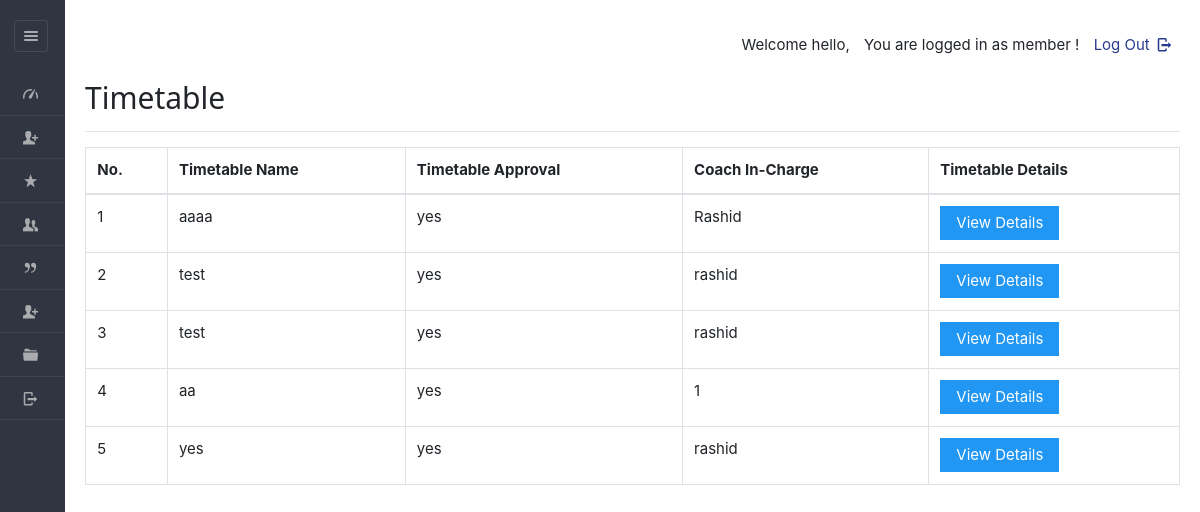
Before: /dashboard/admin/viewroutine.php (signed in) with the older database file.
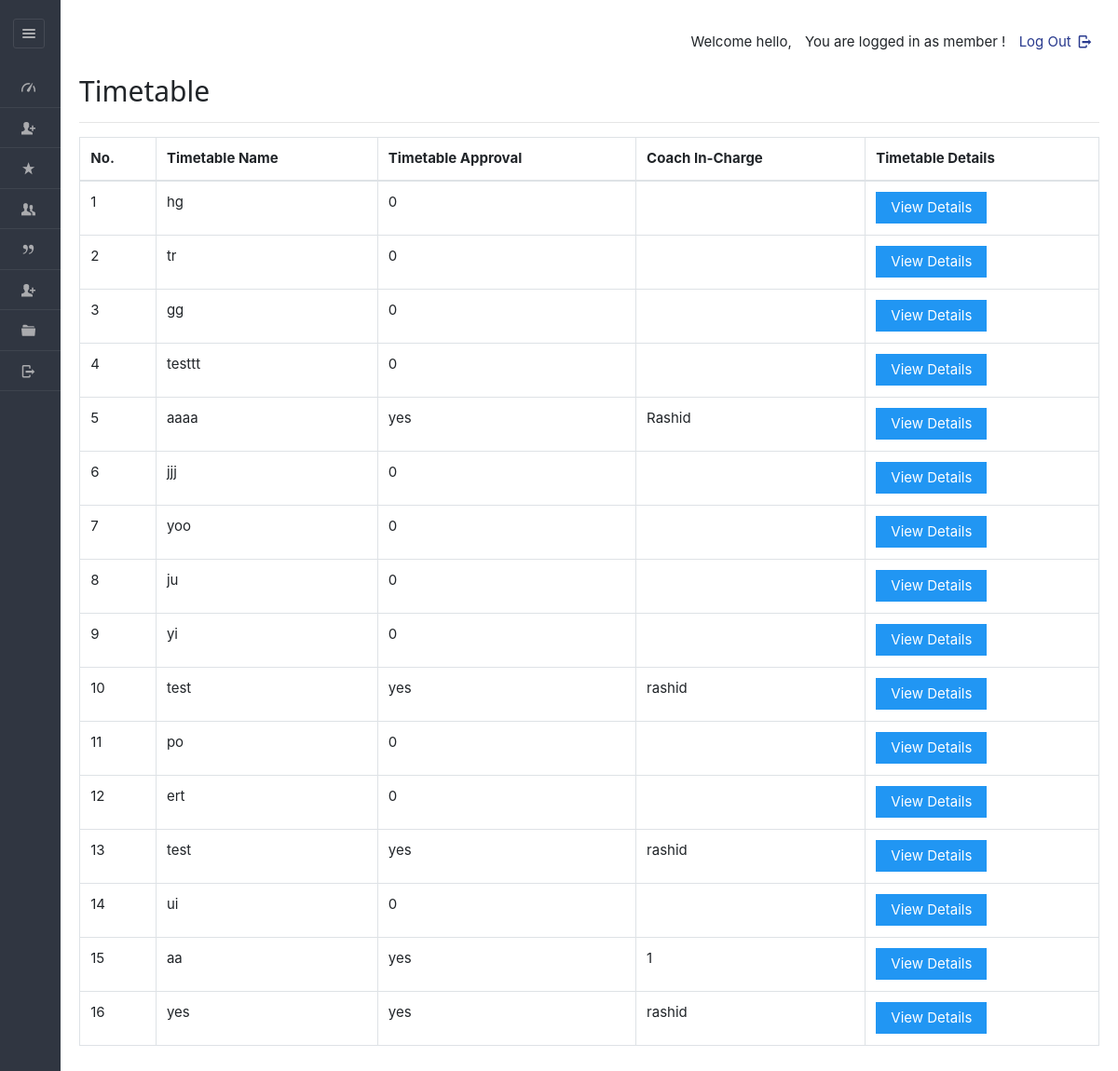
After: the same page with the newer database file.
### tables this page shows
CREATE TABLE IF NOT EXISTS `sports_timetable` (
  `tid` varchar(45) NOT NULL,
  `planid` varchar(50) DEFAULT NULL,
  `staffid` varchar(50) DEFAULT NULL,
  `tname` varchar(45) NOT NULL,
  `hasApproved` varchar(10) NOT NULL,
  PRIMARY KEY (`tid`)
);

### dashboard/admin/viewroutine.php (the view, shortened to what this page needs)
<!DOCTYPE html>
<html lang="en">
<head>
	<link rel="stylesheet" href="../../css/style.css"  id="style-resource-5">
    <link rel="stylesheet" href="../../css/dashMain.css">
    <link rel="stylesheet" type="text/css" href="../../css/entypo.css">
	<link href="a1style.css" rel="stylesheet" type="text/css">
	<link rel="stylesheet" href="../../css/bootstrap.min.css">
	<link rel="stylesheet" href="../../css/dashboard/sidebar.css">
</head>
     <body class="page-body  page-fade" onload="collapseSidebar()">
    	<div class="page-container sidebar-collapsed" id="navbarcollapse">
		<div class="sidebar-menu">
			<header class="logo-env">
					<div class="sidebar-collapse" onclick="collapseSidebar()">
				<a href="#" class="sidebar-collapse-icon with-animation">
					<i class="entypo-menu"></i>
				</a>
			</div>
			</header>
    		<?php include('nav.php'); ?>
    	</div>
    		<div class="main-content">
				<div class="row">
					<div class="col-md-6 col-sm-8 clearfix">
					</div>
					<div class="col-md-6 col-sm-4 clearfix hidden-xs">
						<ul class="list-inline links-list pull-right">
							<li>
								<a href="logout.php">
									Log Out <i class="entypo-logout right"></i>
								</a>
							</li>
						</ul>
					</div>
				</div>
			<h2>Timetable</h2>
		<hr />
		<table class="table table-bordered datatable" id="table-1" border=1>
				<tr>
					<th>No.</th>
					<th>Timetable Name</th>
					<th>Timetable Approval</th>
					<th>Coach In-Charge</th>
					<th>Timetable Details</th>
				</tr>
				<tbody>
				<?php
					$query  = "select * from sports_timetable";
					$result = mysqli_query($con, $query);
					$sno    = 1;
					if (mysqli_affected_rows($con) != 0)
					{
					    while ($row = mysqli_fetch_array($result, MYSQLI_ASSOC))
						{
					                echo "<tr><td>".$sno."</td>";
					                echo "<td>" . $row['tname'] . "</td>";
									echo "<td>" . $row['hasApproved'] . "</td>";
									echo "<td>" . $row['staffid'] . "</td>";
					                $sno++;
					              echo '<td><a href="viewdetailroutine.php?id='.$row['tid'].'"><input type="button" class="a1-btn a1-blue" value="View Details" ></a></td></tr>';
					    }
					}
					?>
				</tbody>
		</table>
    	</div>
    </body>
</html>

### dashboard/admin/nav.php
<ul id="main-menu" class="" >
    <li id="dash"><a href="index.php"><i class="entypo-gauge"></i><span>Dashboard</span></a></li>
	<li id="regis"><a href="new_entry.php"><i class="entypo-user-add"></i><span>New Registration</span></a>
	<li id="paymnt"><a href="payments.php"><i class="entypo-star"></i><span>Payments</span></a></li>
			<li class="active">
				<a href="view_mem.php"><i class="entypo-users"></i><span>Members</span></a></li>
<li><a href="view_plan.php"><i class="entypo-quote"></i><span>Event Planning</span></a></li>
	 <li id="health_status"><a href="new_health_status.php"><i class="entypo-user-add"></i><span>Health Status</span></a>
	<li id="adminprofile"><a href="more-userprofile.php"><i class="entypo-folder"></i><span>Profile</span></a></li>
	<li><a href="logout.php"><i class="entypo-logout"></i><span>Logout</span></a></li>
</ul>

### css/style.css (style rules this page uses)
html { font-size: 62.5%; font-family: sans-serif; }
div { display: block; }
body { font-family: "Noto Sans", sans-serif, "Helvetica Neue", Helvetica, Arial, sans-serif; font-size: 12px; line-height: 1.428571429; display: block; margin: 0; }
*, *:before, *:after { box-sizing: border-box; }
a { text-decoration: none; background: transparent; }
input, button, select, textarea { font-family: inherit; font-size: inherit; line-height: inherit; }
button, input { line-height: normal; }
button, input, select, textarea { font-family: inherit; font-size: 100%; margin: 0; }
input { background-color: white; cursor: text; padding: 1px; border-width: 2px; border-style: inset; border-color: initial; border-image: initial; }
input, textarea, select, button { text-rendering: auto; color: initial; letter-spacing: normal; word-spacing: normal; text-transform: none; text-indent: 0px; text-shadow: none; display: inline-block; text-align: start; margin: 0em; font: 400 13.3333px Arial; }
button, html input[type="button"], input[type="reset"], input[type="submit"] { cursor: pointer; }
a { color: #373e4a; text-decoration: none; }
a { background: transparent; }
a { color: #373e4a; }
.page-container { position: relative; padding-left: 280px; }
.page-container .sidebar-menu { position: absolute; width: 280px; top: 0; left: 0; bottom: 0; background: #303641; color: #aaabae; z-index: 1; min-height: 796px; box-sizing: border-box; }
.page-container .sidebar-menu .logo-env { width: 100%; padding: 35px; padding-bottom: 10px; box-sizing: border-box; }
.page-container.sidebar-collapsed { padding-left: 65px; }
.page-container.sidebar-collapsed .sidebar-menu { z-index: 4; width: 65px; }
.page-container.sidebar-collapsed .sidebar-menu .logo-env { display: block; padding: 20px; }
.page-container .sidebar-menu .logo-env:before, .page-container .sidebar-menu .logo-env:after { content: " "; display: table; }
.page-container .sidebar-menu .logo-env > div { display: block; vertical-align: middle; white-space: nowrap; float: left; }
.page-container .sidebar-menu .logo-env > div > a { display: inline-block; color: #aaabae; }
.page-container.sidebar-collapsed .sidebar-menu .logo-env > div.sidebar-collapse { display: block; padding: 0; left: 3px; }
.page-container .sidebar-menu .logo-env > div.sidebar-collapse, .page-container .sidebar-menu .logo-env > div.sidebar-mobile-menu { position: relative; float: right; }
.page-container .sidebar-menu .logo-env > div.sidebar-collapse a, .page-container .sidebar-menu .logo-env > div.sidebar-mobile-menu a { display: inline-block; border: 1px solid #454a54; text-align: center; padding: 0; line-height: 1; font-size: 20px; font-weight: 300; padding: 5px 2px; background-clip: padding-box; border-radius: 3px; transition: all 200ms ease-in-out; }
.page-container .sidebar-menu .logo-env:after { clear: both; }
.page-container .sidebar-menu #main-menu { list-style: none; margin: 0; padding: 0; margin-bottom: 20px; }
ul, ol { margin-top: 0; margin-bottom: 8.5px; }
ul, menu, dir { display: block; list-style-type: disc; }
.page-container .sidebar-menu #main-menu li { position: relative; margin: 0; font-size: 12px; border-bottom: 1px solid rgba(69, 74, 84, 0.7); }
li { display: list-item; }
.page-container .sidebar-menu #main-menu li a { position: relative; display: block; padding: 10px 20px; color: #aaabae; z-index: 2; transition: color 250ms ease-in-out, background-color 250ms ease-in-out; }
.page-container .sidebar-menu #main-menu li a i { top: 1px; }
.page-container .sidebar-menu #main-menu li i { position: relative; font-size: 15px; margin-right: 5px; }
i, cite, em, var, address, dfn { font-style: italic; }

### css/entypo.css (style rules this page uses)
[class^="entypo-"]:before, [class*=" entypo-"]:before { font-family: "entypo"; font-style: normal; font-weight: normal; speak: none; display: inline-block; text-decoration: inherit; width: 1em; margin-right: .2em; text-align: center; font-variant: normal; text-transform: none; line-height: 1em; margin-left: .2em; }
.entypo-star:before { content: '\e808'; }
.entypo-users:before { content: '\e80b'; }
.entypo-user-add:before { content: '\e80c'; }
.entypo-menu:before { content: '\e811'; }
.entypo-quote:before { content: '\e833'; }
.entypo-folder:before { content: '\e850'; }
.entypo-logout:before { content: '\e85d'; }
.entypo-gauge:before { content: '\e8de'; }

### css/dashboard/sidebar.css (style rules this page uses)
.page-container { display: flex; min-height: 100vh; }
.sidebar-menu { width: 250px; background-color: #2b303a; color: #ffffff; }
.main-content { flex-grow: 1; padding: 20px; }

Changed rows visible on the page:
added sports_timetable: tname "hg", hasApproved "0"
added sports_timetable: tname "tr", hasApproved "0"
added sports_timetable: tname "gg", hasApproved "0"
added sports_timetable: tname "testtt", hasApproved "0"
added sports_timetable: tname "jjj", hasApproved "0"
added sports_timetable: tname "yoo", hasApproved "0"
added sports_timetable: tname "ju", hasApproved "0"
added sports_timetable: tname "yi", hasApproved "0"
added sports_timetable: tname "po", hasApproved "0"
added sports_timetable: tname "ert", hasApproved "0"
added sports_timetable: tname "ui", hasApproved "0"
